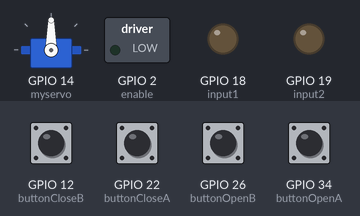
Bench run of a sketch on a simulated ESP32. Parts: servo, switched loads named in the sketch (green lamp = pin HIGH), output pins drawn as LEDs (lit = HIGH). Inputs (shaded band) come from the test bench; at power-on: GPIO 12 (buttonCloseB), GPIO 22 (buttonCloseA), GPIO 26 (buttonOpenB), GPIO 34 (buttonOpenA) LOW. What the sketch prints to the serial monitor is not drawn.

Above: at 1.2 s.
1.3 s: GPIO 12 (buttonCloseB) pulled HIGH for 0.15 s
At 1.7 s:
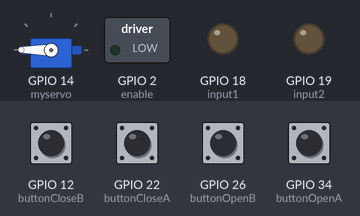
2.9 s: GPIO 22 (buttonCloseA) pulled HIGH for 0.15 s
At 2.99 s:
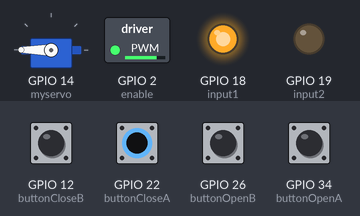
4.5 s: GPIO 26 (buttonOpenB) pulled HIGH for 0.15 s
At 5.2 s:
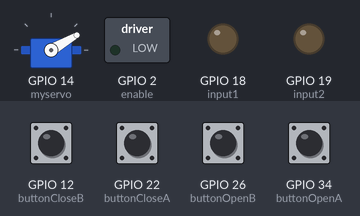
6.1 s: GPIO 34 (buttonOpenA) pulled HIGH for 0.15 s
At 6.19 s:
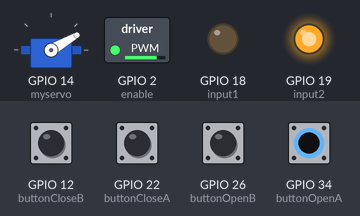
7.7 s: GPIO 22 (buttonCloseA) pulled HIGH for 1 s
At 8.5 s:
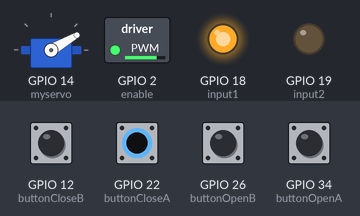
10.2 s: GPIO 12 (buttonCloseB) pulled HIGH for 1 s
At 10.8 s:
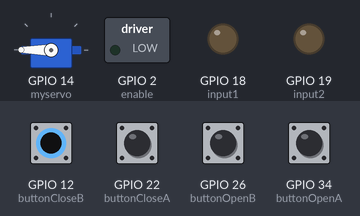
Timing chart, 0 to 13.2 s (numbered marks = the images above; inputs shaded):
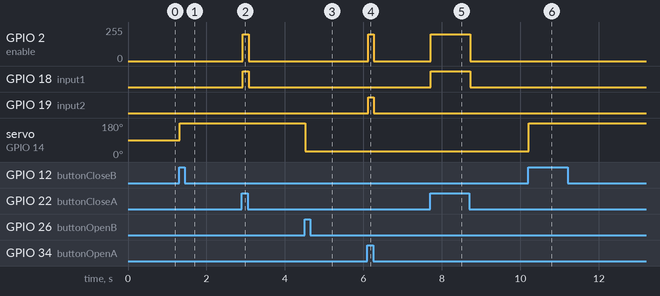

Measured:
- after the input at 1.3 s, servo on GPIO 14 (myservo): 90° → 180° at once
- after the input at 2.9 s, GPIO 2 (enable): 0/255 → 200/255 at once, → 0/255 0.15 s later; GPIO 18 (input1): LOW → HIGH at once, → LOW 0.15 s later
- after the input at 4.5 s, servo on GPIO 14 (myservo): 180° → 30° at once
- after the input at 6.1 s, GPIO 2 (enable): 0/255 → 200/255 at once, → 0/255 0.15 s later; GPIO 19 (input2): LOW → HIGH at once, → LOW 0.15 s later
- after the input at 7.7 s, GPIO 2 (enable): 0/255 → 200/255 at once, → 0/255 1.0 s later; GPIO 18 (input1): LOW → HIGH at once, → LOW 1.0 s later
- after the input at 10.2 s, servo on GPIO 14 (myservo): 30° → 180° at once

The sketch:

Smart_gate_using_servo_and_dc_motor.ino
```cpp
#include<ESP32Servo.h>
Servo myservo;


int enable=2;
int input1=18;
int input2=19;

int buttonCloseA=22;
int buttonOpenA=34;

int buttonCloseB=12;
int buttonOpenB=26;

void setup() {
  myservo.attach(14);
pinMode(enable,OUTPUT);
pinMode(input1,OUTPUT);
pinMode(input2,OUTPUT);
pinMode(buttonCloseA,INPUT);
pinMode(buttonCloseB,INPUT);

pinMode(buttonOpenA,INPUT);
pinMode(buttonOpenB,INPUT);


Serial.begin(9600);

}
void loop() {
int closeVal_A=digitalRead(buttonCloseA);
int OpenVal_A=digitalRead(buttonOpenA);

int closeVal_B=digitalRead(buttonCloseB);
int OpenVal_B=digitalRead(buttonOpenB);


Serial.println(closeVal_A);
Serial.println(OpenVal_A);
Serial.println(closeVal_B);

Serial.println();


if(closeVal_A==HIGH){

digitalWrite(input1,HIGH);
digitalWrite(input2,LOW);
analogWrite(enable,200);

  }

 else if(OpenVal_A==HIGH){

digitalWrite(input1,LOW);
digitalWrite(input2,HIGH);
analogWrite(enable,200);

  }

   else if(closeVal_B==HIGH){

        myservo.write(180);

  }

   else if(OpenVal_B==HIGH){

        myservo.write(30);

  }

  else {
    digitalWrite(input1,LOW);
digitalWrite(input2,LOW);
analogWrite(enable,0);

    }


  }
```
